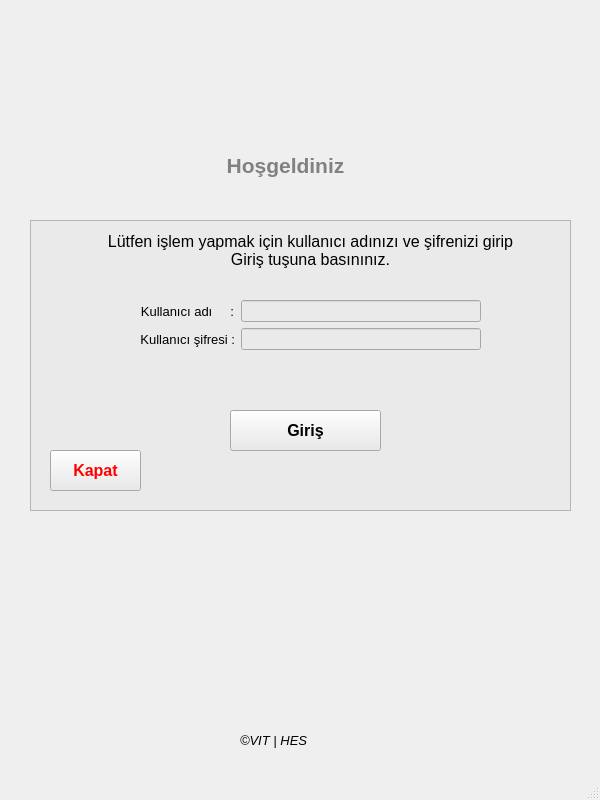
<?xml version="1.0" encoding="UTF-8"?>
<ui version="4.0">
 <class>MainWindow</class>
 <widget class="QMainWindow" name="MainWindow">
  <property name="geometry">
   <rect>
    <x>0</x>
    <y>0</y>
    <width>600</width>
    <height>800</height>
   </rect>
  </property>
  <property name="sizePolicy">
   <sizepolicy hsizetype="Expanding" vsizetype="Expanding">
    <horstretch>0</horstretch>
    <verstretch>0</verstretch>
   </sizepolicy>
  </property>
  <property name="minimumSize">
   <size>
    <width>600</width>
    <height>800</height>
   </size>
  </property>
  <property name="maximumSize">
   <size>
    <width>1980</width>
    <height>1060</height>
   </size>
  </property>
  <property name="mouseTracking">
   <bool>false</bool>
  </property>
  <property name="windowTitle">
   <string>MainWindow</string>
  </property>
  <widget class="QWidget" name="centralwidget">
   <widget class="QLabel" name="label_3">
    <property name="geometry">
     <rect>
      <x>880</x>
      <y>670</y>
      <width>49</width>
      <height>16</height>
     </rect>
    </property>
    <property name="font">
     <font>
      <pointsize>10</pointsize>
      <italic>true</italic>
     </font>
    </property>
    <property name="text">
     <string>©VIT</string>
    </property>
   </widget>
   <widget class="QFrame" name="frame_2">
    <property name="geometry">
     <rect>
      <x>30</x>
      <y>220</y>
      <width>541</width>
      <height>291</height>
     </rect>
    </property>
    <property name="sizePolicy">
     <sizepolicy hsizetype="Preferred" vsizetype="Preferred">
      <horstretch>0</horstretch>
      <verstretch>0</verstretch>
     </sizepolicy>
    </property>
    <property name="styleSheet">
     <string notr="true">background-color: rgb(207, 207, 207);
background-color: rgb(234, 234, 234);</string>
    </property>
    <property name="frameShape">
     <enum>QFrame::StyledPanel</enum>
    </property>
    <property name="frameShadow">
     <enum>QFrame::Raised</enum>
    </property>
    <widget class="QPushButton" name="Giris_butonu_2">
     <property name="geometry">
      <rect>
       <x>200</x>
       <y>190</y>
       <width>151</width>
       <height>41</height>
      </rect>
     </property>
     <property name="font">
      <font>
       <pointsize>12</pointsize>
       <bold>true</bold>
      </font>
     </property>
     <property name="whatsThis">
      <string>&lt;html&gt;&lt;head/&gt;&lt;body&gt;&lt;p align=&quot;center&quot;&gt;&lt;br/&gt;&lt;/p&gt;&lt;/body&gt;&lt;/html&gt;</string>
     </property>
     <property name="text">
      <string>Giriş</string>
     </property>
    </widget>
    <widget class="QWidget" name="formLayoutWidget_3">
     <property name="geometry">
      <rect>
       <x>110</x>
       <y>80</y>
       <width>341</width>
       <height>61</height>
      </rect>
     </property>
     <layout class="QFormLayout" name="formLayout_3">
      <item row="0" column="0">
       <widget class="QLabel" name="K_adi_tekst_2">
        <property name="font">
         <font>
          <pointsize>10</pointsize>
         </font>
        </property>
        <property name="text">
         <string>Kullanıcı adı     :</string>
        </property>
        <property name="alignment">
         <set>Qt::AlignRight|Qt::AlignTrailing|Qt::AlignVCenter</set>
        </property>
       </widget>
      </item>
      <item row="0" column="1">
       <widget class="QLineEdit" name="K_adi_2">
        <property name="toolTip">
         <string>Kullanıcı adınızı giriniz!</string>
        </property>
        <property name="text">
         <string/>
        </property>
       </widget>
      </item>
      <item row="1" column="0">
       <widget class="QLabel" name="K_sifresi_tekst_2">
        <property name="font">
         <font>
          <pointsize>10</pointsize>
         </font>
        </property>
        <property name="text">
         <string>Kullanıcı şifresi :</string>
        </property>
        <property name="alignment">
         <set>Qt::AlignRight|Qt::AlignTrailing|Qt::AlignVCenter</set>
        </property>
       </widget>
      </item>
      <item row="1" column="1">
       <widget class="QLineEdit" name="K_sifresi_3">
        <property name="toolTip">
         <string>Kullanıcı şifrenizi giriniz!</string>
        </property>
        <property name="text">
         <string/>
        </property>
        <property name="echoMode">
         <enum>QLineEdit::Password</enum>
        </property>
       </widget>
      </item>
     </layout>
    </widget>
    <widget class="QLabel" name="label_11">
     <property name="geometry">
      <rect>
       <x>70</x>
       <y>10</y>
       <width>421</width>
       <height>41</height>
      </rect>
     </property>
     <property name="font">
      <font>
       <pointsize>12</pointsize>
       <bold>false</bold>
      </font>
     </property>
     <property name="text">
      <string>Lütfen işlem yapmak için kullanıcı adınızı ve şifrenizi girip 
Giriş tuşuna basınınız.</string>
     </property>
     <property name="alignment">
      <set>Qt::AlignCenter</set>
     </property>
    </widget>
    <widget class="QPushButton" name="Kapat_butonu_2">
     <property name="geometry">
      <rect>
       <x>20</x>
       <y>230</y>
       <width>91</width>
       <height>41</height>
      </rect>
     </property>
     <property name="font">
      <font>
       <pointsize>12</pointsize>
       <bold>true</bold>
      </font>
     </property>
     <property name="toolTip">
      <string>Uygulamadan cikar!</string>
     </property>
     <property name="whatsThis">
      <string/>
     </property>
     <property name="styleSheet">
      <string notr="true">color: rgb(255, 0, 0);</string>
     </property>
     <property name="text">
      <string>Kapat</string>
     </property>
    </widget>
    <widget class="QLabel" name="Uyari">
     <property name="geometry">
      <rect>
       <x>10</x>
       <y>150</y>
       <width>511</width>
       <height>20</height>
      </rect>
     </property>
     <property name="font">
      <font>
       <pointsize>11</pointsize>
       <bold>true</bold>
      </font>
     </property>
     <property name="styleSheet">
      <string notr="true">color: rgb(255, 0, 0);</string>
     </property>
     <property name="text">
      <string/>
     </property>
     <property name="alignment">
      <set>Qt::AlignCenter</set>
     </property>
    </widget>
   </widget>
   <widget class="QLabel" name="label_15">
    <property name="geometry">
     <rect>
      <x>180</x>
      <y>150</y>
      <width>211</width>
      <height>31</height>
     </rect>
    </property>
    <property name="font">
     <font>
      <pointsize>16</pointsize>
      <bold>true</bold>
     </font>
    </property>
    <property name="styleSheet">
     <string notr="true">color: rgb(129, 129, 129);
</string>
    </property>
    <property name="text">
     <string>Hoşgeldiniz</string>
    </property>
    <property name="alignment">
     <set>Qt::AlignCenter</set>
    </property>
   </widget>
   <widget class="QLabel" name="VitHes">
    <property name="geometry">
     <rect>
      <x>240</x>
      <y>730</y>
      <width>71</width>
      <height>20</height>
     </rect>
    </property>
    <property name="font">
     <font>
      <pointsize>10</pointsize>
      <italic>true</italic>
     </font>
    </property>
    <property name="text">
     <string>©VIT | HES</string>
    </property>
   </widget>
   <widget class="QLabel" name="LogoWRH">
    <property name="geometry">
     <rect>
      <x>130</x>
      <y>60</y>
      <width>331</width>
      <height>81</height>
     </rect>
    </property>
    <property name="text">
     <string/>
    </property>
    <property name="pixmap">
     <pixmap>logo.png</pixmap>
    </property>
    <property name="scaledContents">
     <bool>true</bool>
    </property>
   </widget>
  </widget>
  <widget class="QStatusBar" name="statusbar"/>
 </widget>
 <resources/>
 <connections/>
</ui>
